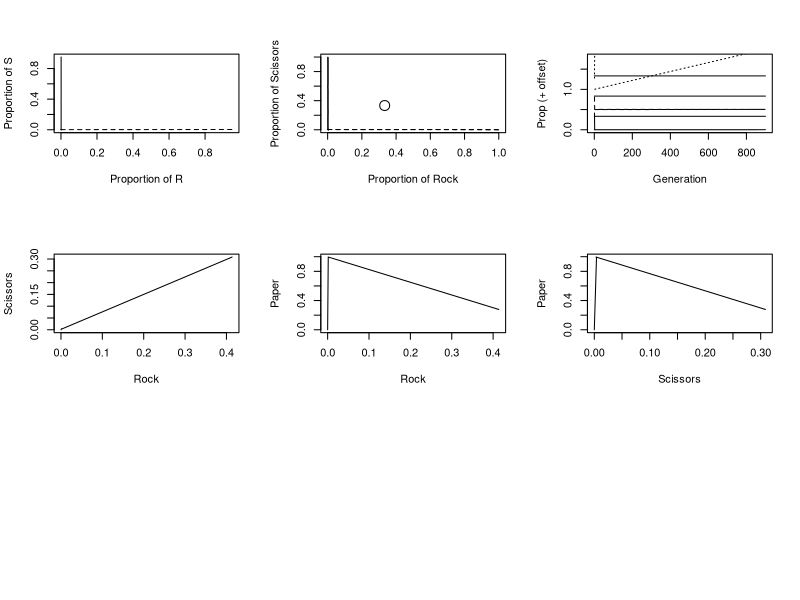

Write R code to recreate this figure.
# Rock-Paper-Scissors mendelian model

# General Assumptions
# 1. The population consists of three behavioral clones: Rock, Paper, Scissors
# 2. The payoffs are symmetrical.
# 3. Fitness is equal to some initial quantity plus payoff.

# Payoff Matrix
#                       Opponent
# Self       Rock        Paper       Scissors
# Rock       -epsilon    -1           1 
# Paper       1          -epsilon    -1
# Scissors   -1          1           -epsilon


rm(list=ls())

# Code: Rock=1, Scissors=2, Paper=3
Rock = 1
Scissors = 2
Paper = 3

# Genotypes: RR=Rock, SS=Scissors, PP=Paper. RS, RP = Rock, SP = Scissors
RR = 1
RS = 2
RP = 3
SS = 4
SP = 5
PP = 6
Genotypes = c(RR, RS, RP, SS, SP, PP)

fitness = function(morph, payoff.mat, genotypes) {
    n.pop <- sum(genotypes)
    opponent <-sample(morph)
    fit <- matrix(0, n.pop, 1)
    for(i.receiver in 1:3) {
        for(i.opponent in 1:3) {
            fit[morph==i.receiver & opponent==i.opponent] <- 5 + payoff.mat[i.receiver, i.opponent]
        }
    }
    n0 <- Genotypes[RR]          # ending row of RR
    n1 <- n0 + 1                 # starting row of RS
    n2 <- n1 + Genotypes[RS] - 1 # ending row of RS
    n3 <- n2 + 1                 # starting row of RP
    n4 <- n3 + Genotypes[RP] - 1 # ending row of RP
    r.alleles <- 2*sum(fit[1:n0]) + sum(fit[n1:n2]) + sum(fit[n3:n4])
    n5 <- n4 + 1                 # staring row of SS
    n6 <- n5 + Genotypes[SS] - 1 # ending row of SS
    n7 <- n6 + 1                 # starting row of SP
    n8 <- n7 + Genotypes[SP] - 1 # ending row of SP
    s.alleles <- 2*sum(fit[n5:n6]) + sum(fit[n1:n2]) + sum(fit[n7:n8])
    n9 <- n8 + 1                 # starting row of PP
    p.alleles <- 2*sum(fit[n9:n.pop]) + sum(fit[n3:n4]) + sum(fit[n7:n8])
    # proportion of each allele
    all.alleles <-  r.alleles + s.alleles + p.alleles
    prop.rock <- r.alleles / all.alleles 
    prop.scissors <- s.alleles / all.alleles 
    prop.paper <- p.alleles / all.alleles 
    return(c(prop.rock, prop.scissors, prop.paper))
}

genotype = function(prop.r, prop.s, prop.p, n.pop) {
    rr <- round(prop.r * 2*n.pop)
    rs <- round(2*prop.r * prop.s * n.pop)
    rp <- round(2*prop.r * prop.p * n.pop)
    ss <- round(prop.s * 2*n.pop)
    sp <- round(2*prop.s * prop.p * n.pop)
    pp <- round(prop.p * 2*n.pop)
    n <- rr + rs + rp + ss + sp + pp
    rock <- (rr + rs + rp) / n
    scissors <- (ss + sp) / n
    paper <- pp / n
    return(c(rr, rs, rp, ss, sp, pp, rock, scissors, paper))
}

isocline = function(x, add, lty) {
    # is matrix of changes in proportion
    # add=0 means start a new plot
    # lty is the line type
    result <- contourLines(Proportion, Proportion, x, levels=0)
    b <- data.frame(unlist(result))
    n.zeros <- length(b[b==0])
    for(i in 1:n.zeros) {
        prop.r <- result[[1]]$x   # why does i cause index out of bounds?
        prop.s <- result[[1]]$y   # ditto
        prop.p <- 1 - prop.r - prop.s
        rr <- prop.r^2
        rs <- 2*prop.r * prop.s
        rp <- 2*prop.r * prop.p
        p.rocks <- rr + rs + rp
        ss <- prop.s^2
        sp <- 2*prop.s * prop.p
        p.scissors <- ss + sp
        
        # plot lines if requested
        if(i==1 && add==0) {
            plot(p.rocks, p.scissors, type='l', xlab='Proportion of Rock', ylab='Proportion of Scissors', xlim=c(0,1), ylim=c(0,1), lty=lty)
        } else {
            lines(p.rocks, p.scissors, lty=lty)
        }    
    }    
    return(0)
}


#### MAIN PROGRAM ####
set.seed(100)
N.Pop = 2000
# create sequence of proportions for the two R and S alleles
N.Props = 30
N.Combos = N.Props^2
Proportion = seq(from=0, to=0.95, length=N.Props)
# all possible combinations of R and S
RxS = expand.grid(Proportion, Proportion)
Data.Rock = matrix(9, N.Props^2, 1)
Data.Scissors = matrix(9, N.Props^2, 1)
Data.Paper = matrix(9, N.Props^2, 1)
Morph = matrix(0, N.Pop, 1)
# Payoff matrix
Epsilon = 0.1    # quantification of same morph interaction
Payoff.Mat = matrix(c(-Epsilon,-1,1,1,-Epsilon,-1,-1,1,-Epsilon), 3, 3)

# iterate over all possible combinations
for(i in 1:N.Combos) {
    Prop.R = RxS[i, 1]
    Prop.S = RxS[i, 2]
    Prop.P = 1 - Prop.R - Prop.S
    Total = Prop.R + Prop.S + Prop.P
    if(Total > 0) {
        D1 = genotype(Prop.R, Prop.S, Prop.P, N.Pop)
        N.Genotypes = D1[1:6]
        Prop.Morphs = D1[7:9]
        Morph[1:N.Pop] = Paper # initialize all
        N.Rock = sum(N.Genotypes[1:3])
        N.Scissors = sum(N.Genotypes[4:5])
        N.Paper = N.Genotypes[6]
        Morph[1:N.Rock] = Rock
        N1 = N.Rock + 1
        N2 = N1 + N.Scissors - 1
        Morph[N1:N2] = Scissors
        # apply fitness to get proportions
        Propns = fitness(Morph, Payoff.Mat, N.Genotypes)
        D2 = genotype(Propns[1], Propns[2], Propns[3], N.Pop)
        Data.Rock[i] = D1[7] - D2[7]
        Data.Scissors[i] = D1[8] - D2[8]
        Data.Paper[i] = D1[9] - D2[9]
    }    
}

# convert vectors to matrices
Delta.Rock = matrix(Data.Rock, N.Props, N.Props, byrow=F)
Delta.Scissors = matrix(Data.Scissors, N.Props, N.Props, byrow=F)
Delta.Paper = matrix(Data.Paper, N.Props, N.Props, byrow=F)

# Output
par(mfrow=c(3,3))
Offset1 = 0.25
Offset2 = Offset1 * 2
Startgen = 400

# plot zero isoclines for allele frequencies
contour(Proportion, Proportion, Delta.Rock, xlab='Proportion of R', ylab='Proportion of S', levels=0, drawlabels=F)
contour(Proportion, Proportion, Delta.Scissors, lty=2, levels=0, drawlabels=F, add=T)
contour(Proportion, Proportion, Delta.Paper, lty=3, levels=0, drawlabels=F, add=T)

# get zero isoclines for proportion of each morph
isocline(Delta.Rock, 0, 1)
isocline(Delta.Scissors, 1, 2)
isocline(Delta.Paper, 1, 3)
points(1/3, 1/3, cex=2)


# Finding ESS using a numerical approach
# Reset parameters
N.Pop = 2000
Maxgen = 2000
Output = matrix(0, Maxgen, 7)
Prop.R = 0.33
Prop.S = 0.3
Prop.P = 1 - Prop.R - Prop.S
Morph = matrix(0, N.Pop, 1)
# iterate over all possible combinations
for(i in 1:N.Combos) {
    D1 = genotype(Prop.R, Prop.S, Prop.P, N.Pop)
    N.Genotypes = D1[1:6]
    Prop.Morphs = D1[7:9]
    Morph[1:N.Pop] = Paper # initialize all
    N.Rock = sum(N.Genotypes[1:3])
    N.Scissors = sum(N.Genotypes[4:5])
    N.Paper = N.Genotypes[6]
    Morph[1:N.Rock] = Rock
    N1 = N.Rock + 1
    N2 = N1 + N.Scissors - 1
    Morph[N1:N2] = Scissors
    N = sum(N.Genotypes)
    Output[i, 1] = i
    Output[i, 2] = N.Rock / N
    Output[i, 3] = N.Scissors / N
    Output[i, 4] = N.Paper / N
    Output[i, 5] = Prop.R
    Output[i, 6] = Prop.S
    Output[i, 7] = Prop.P
    
    # apply fitness to get proportions
    Propns = fitness(Morph, Payoff.Mat, N.Genotypes)
    Prop.R = Propns[1]
    Prop.S = Propns[2]
    Prop.P = Propns[3]
}


Offset1 = 0.5
Offset2 = Offset1 * 2
Startgen = 1
plot(Output[,1], Output[,2], type='l', xlab='Generation', ylab='Prop (+ offset)', ylim=c(0, 1.8))
lines(Output[,1], Output[,3] + Offset1, lty=2)
lines(Output[,1], Output[,4] + Offset2, lty=3)
# add lines for expected values
lines(Output[,1], rep(1/3, Maxgen))
lines(Output[,1], rep(1/3 + Offset1, Maxgen))
lines(Output[,1], rep(1/3 + Offset2, Maxgen))

# phase plots of pairwise morphs
plot(Output[Startgen:Maxgen,2], Output[Startgen:Maxgen,3], type='l', xlab='Rock', ylab='Scissors')
plot(Output[Startgen:Maxgen,2], Output[Startgen:Maxgen,4], type='l', xlab='Rock', ylab='Paper')
plot(Output[Startgen:Maxgen,3], Output[Startgen:Maxgen,4], type='l', xlab='Scissors', ylab='Paper')
Startgen = 400
print(c('Mean Proportions (R, S, P) from Generation', Startgen, 'to', Maxgen))
print(c(mean(Output[Startgen:Maxgen, 2]), mean(Output[Startgen:Maxgen, 3]), mean(Output[Startgen:Maxgen, 4])))
print(c('Mean Allele Frequencies (R, S, P) from Generation', Startgen, 'to', Maxgen))
print(c(mean(Output[Startgen:Maxgen, 5]), mean(Output[Startgen:Maxgen, 6]), mean(Output[Startgen:Maxgen, 7])))
